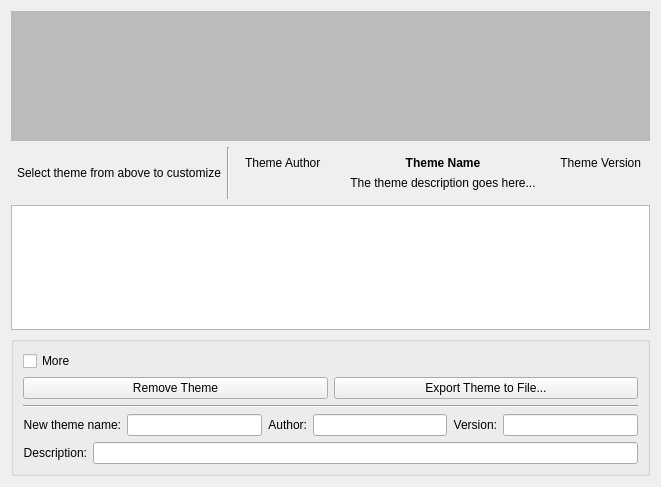
<?xml version="1.0" encoding="UTF-8"?>
<ui version="4.0">
 <class>DesktopThemeItems</class>
 <widget class="QWidget" name="DesktopThemeItems">
  <property name="geometry">
   <rect>
    <x>0</x>
    <y>0</y>
    <width>661</width>
    <height>487</height>
   </rect>
  </property>
  <property name="sizePolicy">
   <sizepolicy hsizetype="Expanding" vsizetype="Expanding">
    <horstretch>0</horstretch>
    <verstretch>0</verstretch>
   </sizepolicy>
  </property>
  <property name="baseSize">
   <size>
    <width>200</width>
    <height>700</height>
   </size>
  </property>
  <property name="windowTitle">
   <string>Desktop Theme Details</string>
  </property>
  <layout class="QGridLayout" name="gridLayout">
   <item row="1" column="0">
    <layout class="QVBoxLayout" name="vlayout2"/>
   </item>
   <item row="2" column="0" colspan="4">
    <widget class="QTableWidget" name="m_themeItemList">
     <property name="sizePolicy">
      <sizepolicy hsizetype="Expanding" vsizetype="Expanding">
       <horstretch>0</horstretch>
       <verstretch>0</verstretch>
      </sizepolicy>
     </property>
     <property name="toolTip">
      <string>Choose an item and customize it by assigning it a theme</string>
     </property>
     <property name="whatsThis">
      <string>You can set any theme to any item. The available themes for the item are in the dropdown box on the right.</string>
     </property>
     <property name="editTriggers">
      <set>QAbstractItemView::NoEditTriggers</set>
     </property>
     <property name="selectionMode">
      <enum>QAbstractItemView::SingleSelection</enum>
     </property>
     <property name="showGrid">
      <bool>false</bool>
     </property>
     <property name="sortingEnabled">
      <bool>false</bool>
     </property>
    </widget>
   </item>
   <item row="3" column="0" colspan="4">
    <widget class="QGroupBox" name="m_groupBox1">
     <property name="sizePolicy">
      <sizepolicy hsizetype="Expanding" vsizetype="Fixed">
       <horstretch>0</horstretch>
       <verstretch>0</verstretch>
      </sizepolicy>
     </property>
     <layout class="QGridLayout" name="gLayout1">
      <item row="0" column="0">
       <widget class="QCheckBox" name="m_enableAdvanced">
        <property name="toolTip">
         <string>Enable more options</string>
        </property>
        <property name="whatsThis">
         <string>This will expand the dialog and give you options to export your custom theme as well as to remove a theme.</string>
        </property>
        <property name="text">
         <string>More</string>
        </property>
       </widget>
      </item>
      <item row="1" column="0">
       <layout class="QHBoxLayout" name="hlayout1">
        <item>
         <widget class="QPushButton" name="m_removeThemeButton">
          <property name="enabled">
           <bool>true</bool>
          </property>
          <property name="toolTip">
           <string>Remove the selected theme</string>
          </property>
          <property name="whatsThis">
           <string>Clicking this button will remove the selected theme. You will be asked for confirmation.</string>
          </property>
          <property name="text">
           <string>Remove Theme</string>
          </property>
         </widget>
        </item>
        <item>
         <widget class="QPushButton" name="m_exportThemeButton">
          <property name="enabled">
           <bool>true</bool>
          </property>
          <property name="toolTip">
           <string>Save your theme in a zip archive</string>
          </property>
          <property name="whatsThis">
           <string>You can save your theme in a zip archive in order to share it with the community.</string>
          </property>
          <property name="text">
           <string>Export Theme to File...</string>
          </property>
         </widget>
        </item>
       </layout>
      </item>
      <item row="2" column="0">
       <widget class="Line" name="m_advancedLine">
        <property name="frameShape">
         <enum>QFrame::HLine</enum>
        </property>
        <property name="frameShadow">
         <enum>QFrame::Sunken</enum>
        </property>
        <property name="orientation">
         <enum>Qt::Horizontal</enum>
        </property>
       </widget>
      </item>
      <item row="3" column="0">
       <layout class="QHBoxLayout" name="hlayout2">
        <item>
         <widget class="QLabel" name="m_newThemeNameLabel">
          <property name="text">
           <string>New theme name:</string>
          </property>
          <property name="alignment">
           <set>Qt::AlignRight|Qt::AlignTrailing|Qt::AlignVCenter</set>
          </property>
          <property name="buddy">
           <cstring>m_newThemeName</cstring>
          </property>
         </widget>
        </item>
        <item>
         <widget class="KLineEdit" name="m_newThemeName">
          <property name="toolTip">
           <string>Custom theme name</string>
          </property>
          <property name="whatsThis">
           <string>Give a name to your custom theme.</string>
          </property>
         </widget>
        </item>
        <item>
         <widget class="QLabel" name="m_newThemeAuthorLabel">
          <property name="text">
           <string>Author:</string>
          </property>
          <property name="alignment">
           <set>Qt::AlignRight|Qt::AlignTrailing|Qt::AlignVCenter</set>
          </property>
          <property name="buddy">
           <cstring>m_newThemeAuthor</cstring>
          </property>
         </widget>
        </item>
        <item>
         <widget class="KLineEdit" name="m_newThemeAuthor">
          <property name="toolTip">
           <string>Custom theme author </string>
          </property>
          <property name="whatsThis">
           <string>Enter the author name of your custom theme.</string>
          </property>
         </widget>
        </item>
        <item>
         <widget class="QLabel" name="m_newThemeVersionLabel">
          <property name="text">
           <string>Version:</string>
          </property>
          <property name="alignment">
           <set>Qt::AlignRight|Qt::AlignTrailing|Qt::AlignVCenter</set>
          </property>
          <property name="buddy">
           <cstring>m_newThemeVersion</cstring>
          </property>
         </widget>
        </item>
        <item>
         <widget class="KLineEdit" name="m_newThemeVersion">
          <property name="toolTip">
           <string>Custom theme version number</string>
          </property>
          <property name="whatsThis">
           <string>Enter the version number of your custom theme.</string>
          </property>
         </widget>
        </item>
       </layout>
      </item>
      <item row="4" column="0">
       <layout class="QHBoxLayout" name="hlayout3">
        <item>
         <widget class="QLabel" name="m_newThemeDescriptionLabel">
          <property name="text">
           <string>Description:</string>
          </property>
          <property name="alignment">
           <set>Qt::AlignRight|Qt::AlignTrailing|Qt::AlignVCenter</set>
          </property>
          <property name="buddy">
           <cstring>m_newThemeDescription</cstring>
          </property>
         </widget>
        </item>
        <item>
         <widget class="KLineEdit" name="m_newThemeDescription">
          <property name="sizePolicy">
           <sizepolicy hsizetype="Expanding" vsizetype="Fixed">
            <horstretch>0</horstretch>
            <verstretch>0</verstretch>
           </sizepolicy>
          </property>
          <property name="toolTip">
           <string>Custom theme description</string>
          </property>
          <property name="whatsThis">
           <string>Enter a description which will explain your custom theme.</string>
          </property>
         </widget>
        </item>
       </layout>
      </item>
     </layout>
    </widget>
   </item>
   <item row="1" column="2">
    <widget class="Line" name="line">
     <property name="orientation">
      <enum>Qt::Vertical</enum>
     </property>
    </widget>
   </item>
   <item row="1" column="1">
    <widget class="QLabel" name="label">
     <property name="text">
      <string>Select theme from above to customize</string>
     </property>
    </widget>
   </item>
   <item row="1" column="3">
    <widget class="QWidget" name="m_widget" native="true">
     <property name="sizePolicy">
      <sizepolicy hsizetype="Expanding" vsizetype="Fixed">
       <horstretch>0</horstretch>
       <verstretch>0</verstretch>
      </sizepolicy>
     </property>
     <layout class="QVBoxLayout" name="vlayout1">
      <item>
       <layout class="QHBoxLayout" name="hlayout0">
        <item>
         <widget class="QLabel" name="m_themeInfoAuthor">
          <property name="text">
           <string>Theme Author</string>
          </property>
          <property name="alignment">
           <set>Qt::AlignLeading</set>
          </property>
         </widget>
        </item>
        <item>
         <widget class="QLabel" name="m_themeInfoName">
          <property name="font">
           <font>
            <weight>75</weight>
            <bold>true</bold>
           </font>
          </property>
          <property name="text">
           <string>Theme Name</string>
          </property>
          <property name="alignment">
           <set>Qt::AlignCenter</set>
          </property>
         </widget>
        </item>
        <item>
         <widget class="QLabel" name="m_themeInfoVersion">
          <property name="text">
           <string>Theme Version</string>
          </property>
          <property name="alignment">
           <set>Qt::AlignRight</set>
          </property>
         </widget>
        </item>
       </layout>
      </item>
      <item>
       <widget class="QLabel" name="m_themeInfoDescription">
        <property name="text">
         <string>The theme description goes here...</string>
        </property>
        <property name="alignment">
         <set>Qt::AlignCenter</set>
        </property>
       </widget>
      </item>
     </layout>
    </widget>
   </item>
   <item row="0" column="0" colspan="4">
    <widget class="QListView" name="m_theme">
     <property name="sizePolicy">
      <sizepolicy hsizetype="Expanding" vsizetype="Fixed">
       <horstretch>0</horstretch>
       <verstretch>0</verstretch>
      </sizepolicy>
     </property>
     <property name="maximumSize">
      <size>
       <width>16777215</width>
       <height>130</height>
      </size>
     </property>
     <property name="palette">
      <palette>
       <active>
        <colorrole role="Base">
         <brush brushstyle="SolidPattern">
          <color alpha="255">
           <red>187</red>
           <green>187</green>
           <blue>187</blue>
          </color>
         </brush>
        </colorrole>
       </active>
       <inactive>
        <colorrole role="Base">
         <brush brushstyle="SolidPattern">
          <color alpha="255">
           <red>187</red>
           <green>187</green>
           <blue>187</blue>
          </color>
         </brush>
        </colorrole>
       </inactive>
       <disabled>
        <colorrole role="Base">
         <brush brushstyle="SolidPattern">
          <color alpha="255">
           <red>255</red>
           <green>255</green>
           <blue>255</blue>
          </color>
         </brush>
        </colorrole>
       </disabled>
      </palette>
     </property>
     <property name="toolTip">
      <string>Available themes</string>
     </property>
     <property name="whatsThis">
      <string>Choose a start theme in this list then customize some items below. All less important items not listed below will use this start theme.</string>
     </property>
     <property name="verticalScrollBarPolicy">
      <enum>Qt::ScrollBarAlwaysOff</enum>
     </property>
     <property name="isWrapping" stdset="0">
      <bool>false</bool>
     </property>
     <property name="viewMode">
      <enum>QListView::IconMode</enum>
     </property>
    </widget>
   </item>
  </layout>
 </widget>
 <customwidgets>
  <customwidget>
   <class>KLineEdit</class>
   <extends>QLineEdit</extends>
   <header>klineedit.h</header>
  </customwidget>
 </customwidgets>
 <resources/>
 <connections/>
</ui>
